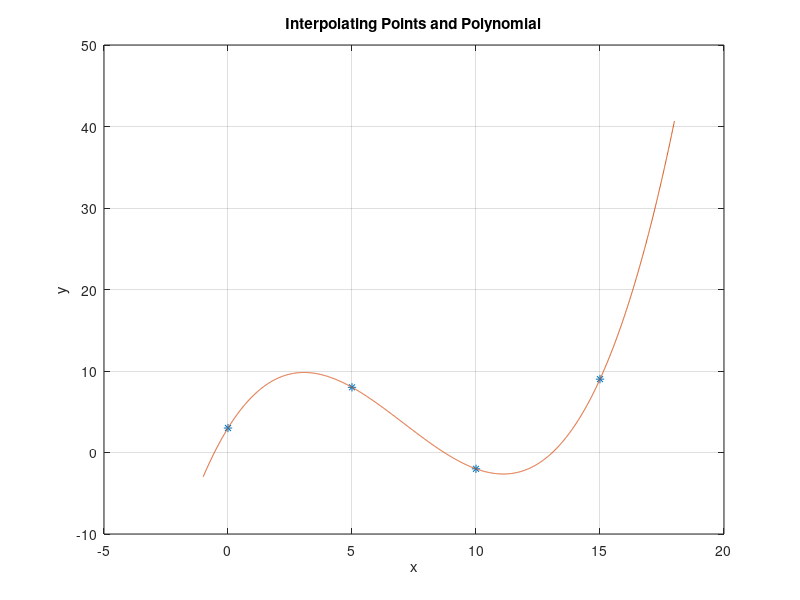

The MATLAB script that drew this image:
X = [1 0 0 0; 1 5 25 125; 1 10 100 1000; 1 15 225 3375]; % linear system of equations given in (3)
y = [3; 8; -2; 9];

a = X\y

x = [0; 5; 10; 15]; % initial x values for interpolating points

plot(x,y, '*'); grid;
hold on;
title('Interpolating Points and Polynomial');
xlabel('x');
ylabel('y');

t = -1:0.01:18;
p2 = a(4)*(t.^3)+a(3)*(t.^2)+a(2)*(t)+a(1); % plot interpolating polynomial
plot(t,p2);